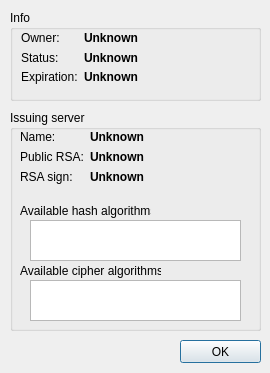
<?xml version="1.0" encoding="UTF-8"?>
<ui version="4.0">
 <class>CertificateViewDialog</class>
 <widget class="QDialog" name="CertificateViewDialog">
  <property name="geometry">
   <rect>
    <x>0</x>
    <y>0</y>
    <width>270</width>
    <height>373</height>
   </rect>
  </property>
  <property name="windowTitle">
   <string>Cerificate</string>
  </property>
  <widget class="QGroupBox" name="groupBox">
   <property name="geometry">
    <rect>
     <x>10</x>
     <y>110</y>
     <width>251</width>
     <height>221</height>
    </rect>
   </property>
   <property name="title">
    <string>Issuing server</string>
   </property>
   <widget class="QLabel" name="label_6">
    <property name="geometry">
     <rect>
      <x>10</x>
      <y>90</y>
      <width>131</width>
      <height>21</height>
     </rect>
    </property>
    <property name="text">
     <string>Available hash algorithms:</string>
    </property>
   </widget>
   <widget class="QTextEdit" name="textAvailableHash">
    <property name="geometry">
     <rect>
      <x>20</x>
      <y>110</y>
      <width>211</width>
      <height>41</height>
     </rect>
    </property>
    <property name="font">
     <font>
      <weight>75</weight>
      <bold>true</bold>
     </font>
    </property>
    <property name="readOnly">
     <bool>true</bool>
    </property>
    <property name="cursorWidth">
     <number>0</number>
    </property>
   </widget>
   <widget class="QLabel" name="label_7">
    <property name="geometry">
     <rect>
      <x>10</x>
      <y>150</y>
      <width>141</width>
      <height>21</height>
     </rect>
    </property>
    <property name="text">
     <string>Available cipher algorithms:</string>
    </property>
   </widget>
   <widget class="QTextEdit" name="textAvailableCipher">
    <property name="geometry">
     <rect>
      <x>20</x>
      <y>170</y>
      <width>211</width>
      <height>41</height>
     </rect>
    </property>
    <property name="font">
     <font>
      <weight>75</weight>
      <bold>true</bold>
     </font>
    </property>
    <property name="readOnly">
     <bool>true</bool>
    </property>
    <property name="cursorWidth">
     <number>0</number>
    </property>
   </widget>
   <widget class="QWidget" name="">
    <property name="geometry">
     <rect>
      <x>10</x>
      <y>20</y>
      <width>231</width>
      <height>61</height>
     </rect>
    </property>
    <layout class="QFormLayout" name="formLayout">
     <item row="0" column="0">
      <widget class="QLabel" name="label">
       <property name="text">
        <string>Name:</string>
       </property>
      </widget>
     </item>
     <item row="0" column="1">
      <widget class="QLabel" name="textServerName">
       <property name="font">
        <font>
         <weight>75</weight>
         <bold>true</bold>
        </font>
       </property>
       <property name="text">
        <string>Unknown</string>
       </property>
      </widget>
     </item>
     <item row="1" column="0">
      <widget class="QLabel" name="label_3">
       <property name="text">
        <string>Public RSA:</string>
       </property>
      </widget>
     </item>
     <item row="1" column="1">
      <widget class="QLabel" name="textServerPublicRSA">
       <property name="font">
        <font>
         <weight>75</weight>
         <bold>true</bold>
        </font>
       </property>
       <property name="text">
        <string>Unknown</string>
       </property>
      </widget>
     </item>
     <item row="2" column="0">
      <widget class="QLabel" name="label_11">
       <property name="text">
        <string>RSA sign:</string>
       </property>
      </widget>
     </item>
     <item row="2" column="1">
      <widget class="QLabel" name="textServerRSASign">
       <property name="font">
        <font>
         <weight>75</weight>
         <bold>true</bold>
        </font>
       </property>
       <property name="text">
        <string>Unknown</string>
       </property>
      </widget>
     </item>
    </layout>
   </widget>
  </widget>
  <widget class="QGroupBox" name="groupBox_2">
   <property name="geometry">
    <rect>
     <x>10</x>
     <y>10</y>
     <width>251</width>
     <height>91</height>
    </rect>
   </property>
   <property name="title">
    <string>Info</string>
   </property>
   <widget class="QWidget" name="">
    <property name="geometry">
     <rect>
      <x>11</x>
      <y>21</y>
      <width>231</width>
      <height>53</height>
     </rect>
    </property>
    <layout class="QFormLayout" name="formLayout_2">
     <item row="0" column="0">
      <widget class="QLabel" name="label_2">
       <property name="text">
        <string>Owner:</string>
       </property>
      </widget>
     </item>
     <item row="0" column="1">
      <widget class="QLabel" name="textOwner">
       <property name="font">
        <font>
         <weight>75</weight>
         <bold>true</bold>
        </font>
       </property>
       <property name="text">
        <string>Unknown</string>
       </property>
      </widget>
     </item>
     <item row="1" column="0">
      <widget class="QLabel" name="label_5">
       <property name="text">
        <string>Status:</string>
       </property>
      </widget>
     </item>
     <item row="1" column="1">
      <widget class="QLabel" name="textStatus">
       <property name="font">
        <font>
         <weight>75</weight>
         <bold>true</bold>
        </font>
       </property>
       <property name="text">
        <string>Unknown</string>
       </property>
      </widget>
     </item>
     <item row="2" column="0">
      <widget class="QLabel" name="label_4">
       <property name="text">
        <string>Expiration:</string>
       </property>
      </widget>
     </item>
     <item row="2" column="1">
      <widget class="QLabel" name="textExpiration">
       <property name="font">
        <font>
         <weight>75</weight>
         <bold>true</bold>
        </font>
       </property>
       <property name="text">
        <string>Unknown</string>
       </property>
      </widget>
     </item>
    </layout>
   </widget>
  </widget>
  <widget class="QPushButton" name="buttonOK">
   <property name="geometry">
    <rect>
     <x>180</x>
     <y>340</y>
     <width>81</width>
     <height>23</height>
    </rect>
   </property>
   <property name="text">
    <string>OK</string>
   </property>
  </widget>
 </widget>
 <resources/>
 <connections>
  <connection>
   <sender>buttonOK</sender>
   <signal>clicked()</signal>
   <receiver>CertificateViewDialog</receiver>
   <slot>close()</slot>
   <hints>
    <hint type="sourcelabel">
     <x>220</x>
     <y>351</y>
    </hint>
    <hint type="destinationlabel">
     <x>135</x>
     <y>145</y>
    </hint>
   </hints>
  </connection>
 </connections>
</ui>
